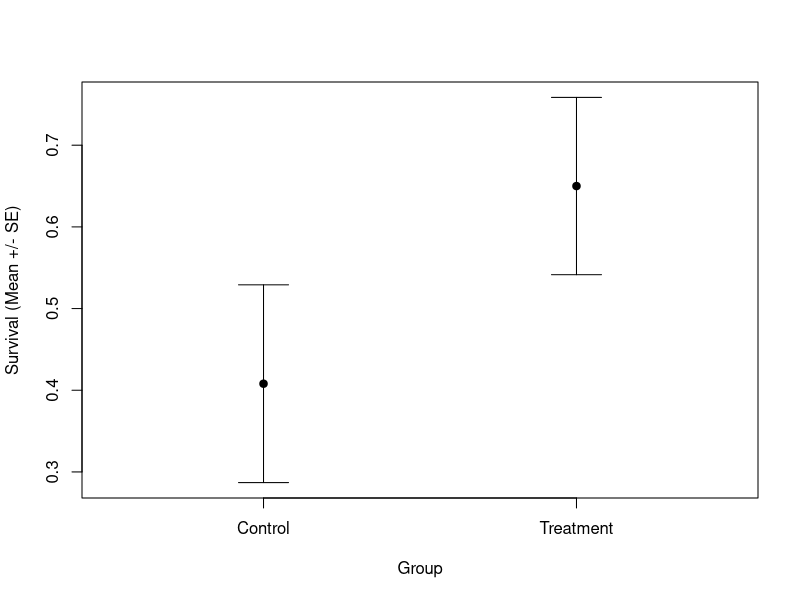
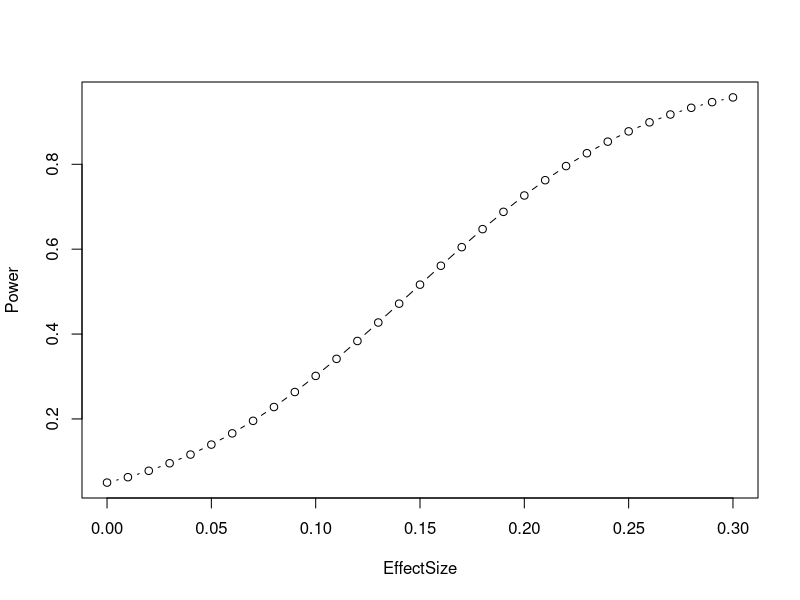
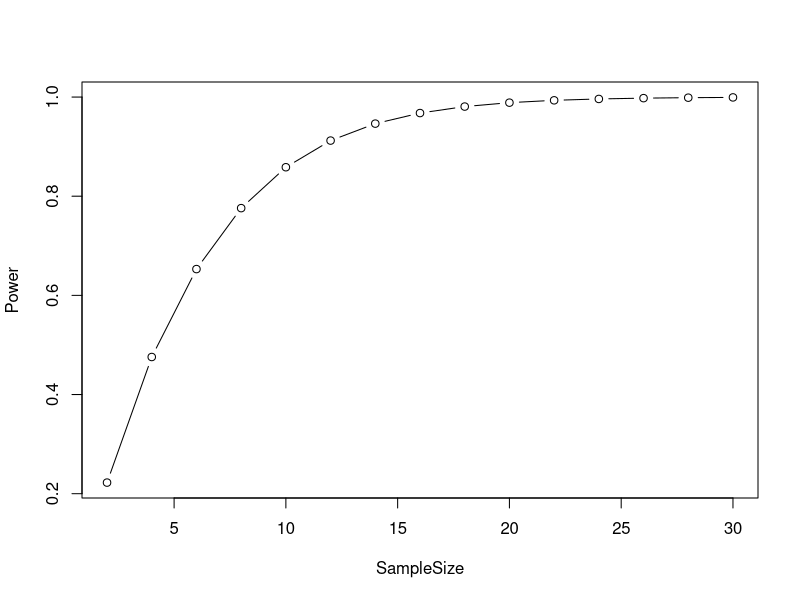
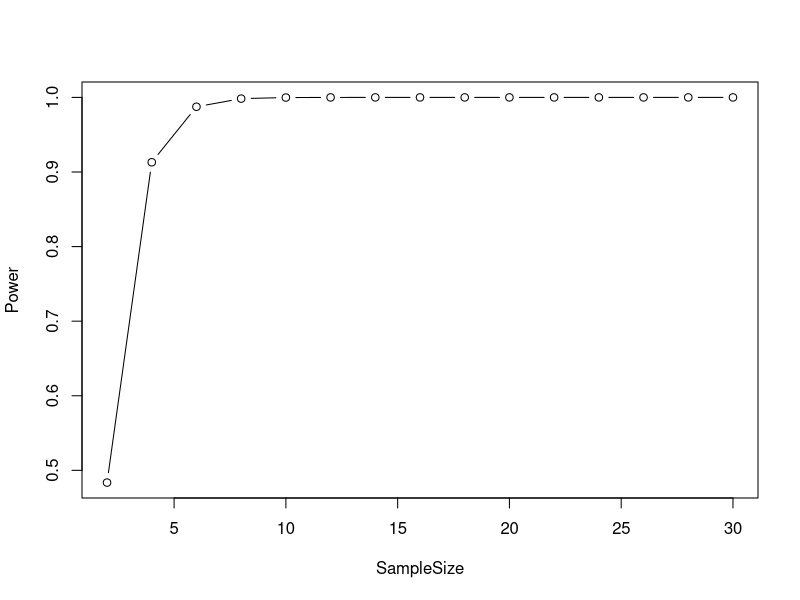

These charts were generated, in order, by the following R code:
##Practical 3: Introduction to hypothesis testing

##3.3 Estimating the test statistic
## Enter the data from Team A
ControlA <- c(0.2, 0.4, 0.5, 0.38, 0.6, 0.2, 0.8, 0.4, 0.4, 0.2)
TreatmentA <- c(0.6, 0.8, 0.7, 0.8, 0.7, 0.6, 0.3, 0.6, 0.5, 0.9)
teamA <- cbind.data.frame(ControlA, TreatmentA)

## Enter the data from Team B
ControlB <- c(0.3, 0.6, 0.2)
TreatmentB <- c(0.99, 0.7, 0.6)
teamB <- cbind.data.frame(ControlB, TreatmentB)

EffectA <- mean(teamA$TreatmentA) - mean(teamA$ControlA)  
## Difference in control and treatment means for team A

EffectB <- mean(teamB$TreatmentB) - mean(teamB$ControlB)   
## Difference in control and treatment means for team B

#The value of the test statistic (t) depends not only on this difference in mean, but also on the standard error.
#The standard error (SE) tells us how confident we are in the estimate of the parameter.

{
  teamA.mean <- apply(teamA, 2, mean) ## First, calculate the mean of each variable (treatment vs control)
  teamA.sd <- apply(teamA, 2, sd) ## Then calculate the standard deviation of each variable
  teamA.n<-nrow(teamA) ## calculate the sample size for teamA (number of rows)
  teamA.se <- teamA.sd/(sqrt(teamA.n)) ## Calculate the se by dividing the sd by the square root of the sample size 
  ## Note that there is no inbuilt R function to calculate SE. 
  
  
  ## There is no inbuilt function we can call to plot mean +/- SE, so we need to write it out
  n.se <- 2 ## height of error bars (as number of standard errors) - you can change this! See how far apart the means are.
  
  ## Set up plot initially without any points or lines (type = "n") to define x and y axis limits. 
  ## We will create custom x axis ticks (xaxt="n").
  plot(x = c(0.5, 2.5),  ## The values along to the x-axis
       y = range(c(teamA.mean + n.se * teamA.se, teamA.mean - n.se * teamA.se)), ## The values along to the y-axis
       type = "n",     ## Do not plot any points or lines
       xlab = "Group", ## x-axis label
       ylab = "Survival (Mean +/- SE)",  ## y-axis label
       xaxt = "n") ## x-axis tick mark labels
  
  ## Add x-axis ticks and their labels
  axis(1, 1:2, labels = c("Control", "Treatment"))
  
  # Plot the means on the plot
  points(1:2, teamA.mean, pch = 19)
  
  ## Add error bars as "arrows" with heads at each end (code=3) and flat ends (angle=90) 
  for(i in 1:2){
    arrows(x0 = i, ## The x value for the ith error bar
           y0 = teamA.mean[i] + n.se * teamA.se[i],  ## The upper value for the ith error bar
           y1 = teamA.mean[i] - n.se * teamA.se[i],  ## The lower value for the ith error bar
           angle = 90,
           code = 3)
  }
}

##3.4. One sample t-test
t.stat <- (EffectA)/teamA.se[2]  ## Convert mean of the treatment group to "t-statistic"
t.stat                           ## Look at the value of the t-statistic?
t.test(TreatmentA, mu = mean(ControlA))  ## Use R's inbuilt function to implement this one-sample t-test. 
## Here, "mu" is a fixed point against which we test whether the observed TreatmentA mean is the same.

##3.5. Two sample t-test

seJoint <- sqrt(teamA.se[2]^2 + teamA.se[1]^2 )  ## Standard error of the difference between the two means
Tval <- (EffectA)/seJoint     ## Convert difference of means to "T"
Tval                          ## Look at the value of T
t.test(TreatmentA, ControlA)  ## Same thing using R's generic "t.test" program


##3.8. The power of the t-test

power.t.test(                               ## Calculate Power of T-test, and output the variable set "NULL"
  n = length(TreatmentA),                     ## Sample size of each group
  delta = mean(TreatmentA) - mean(ControlA),  ## Difference between the means (effect size)
  sd = sd(ControlA) ,                         ## Set a common standard deviation
  sig.level = 0.05,                           ## Set a Type I error rate
  power = NULL,                               ## Set the statistical power (1 - Type II error rate)
  type = "two.sample",                        ## Request a T-test comparing means of two groups
  alternative = "one.sided"                   ## Alternative to null hypothesis is Treatment > Control
)
#Given an effect size of 0.242, and a sample size of 10 per group, the probability of correctly rejecting 
#the null hypothesis is 0.8584562.


power.t.test(                               ## Calculate Power of T-test, and output the variable set "NULL"
  n = length(TreatmentB),                     ## Sample size of each group
  delta = mean(TreatmentB) - mean(ControlB),  ## Difference between the means (effect size)
  sd = sd(ControlA) ,                         ## Set a common standard deviation
  sig.level = 0.05,                           ## Set a Type I error rate
  power = NULL,                               ## Set the statistical power (1 - Type II error rate)
  type = "two.sample",                        ## Request a T-test comparing means of two groups
  alternative = "one.sided"                   ## Alternative to null hypothesis is Treatment > Control
)

#Effect Size to Power
EffectSize <- seq(0.0, 0.3, 0.01)     ## Set various effects sizes
Power <- vector()                     ## Request space to hold the power estimates
length(Power) = length(EffectSize)    ## Allocate space to hold the power estimates
for(i in 1:length(EffectSize)){       ## Loop through the effect sizes
  Power[i] <- power.t.test(             ## Record the output at the "ith" place in "Power"
    n = 10,                               ## Set the sample size of each group
    delta = EffectSize[i],                ## Difference between the means (effect size)
    sd = sd(ControlA) ,                   ## Set a common standard deviation
    sig.level = 0.05,                     ## Set a Type I error rate
    power = NULL,                         ## Set the statistical power (1 - Type II error rate)
    type = "two.sample",                  ## Request a T-test comparing means of two groups
    alternative = "one.sided")$power      ## Alternative to null hypothesis is Treatment > Control
}                                     ## Output the element called "power", then re-loop
plot(EffectSize, Power, type = "b")   ## Graph power against effect size

#Sample Size to Power
SampleSize <- seq(2, 30, 2)                 ## Set various ssmple sizes
Power <- vector()                           ## Request space to hold the power estimates
length(Power) = length(SampleSize)          ## Allocate space to hold the power estimates
for(i in 1:length(SampleSize) ){            ## Loop through the sample sizes
  Power[i] <- power.t.test(                   ## Record the output at the "ith" place in "Power"
    n = SampleSize[i],                          ## Set the sample size of each group
    delta = mean(TreatmentA) - mean(ControlA),  ## Difference between the two means
    sd = sd(ControlA) ,                         ## Set a common standard deviation
    sig.level = 0.05,                           ## Set a Type I error rate
    power = NULL,                               ## Set the statistical power (1 - Type II error rate)
    type = "two.sample",                        ## Request a T-test comparing means of two groups
    alternative = "one.sided")$power            ## Alternative to null hypothesis is Treatment > Control
}                                           ## Output the element called "power", then re-loop
plot(SampleSize, Power, type = "b")         ## Graph power against sample size

#If Team A found an effect size of 0.463 (the effect size Team B found), 
#what sample size per group should leave Team A confident of not making a Type II error??
#change delta to 0.463
SampleSize <- seq(2, 30, 2)                 ## Set various ssmple sizes
Power <- vector()                           ## Request space to hold the power estimates
length(Power) = length(SampleSize)          ## Allocate space to hold the power estimates
for(i in 1:length(SampleSize) ){            ## Loop through the sample sizes
  Power[i] <- power.t.test(                   ## Record the output at the "ith" place in "Power"
    n = SampleSize[i],                          ## Set the sample size of each group
    delta = 0.463,  ## Difference between the two means
    sd = sd(ControlA) ,                         ## Set a common standard deviation
    sig.level = 0.05,                           ## Set a Type I error rate
    power = NULL,                               ## Set the statistical power (1 - Type II error rate)
    type = "two.sample",                        ## Request a T-test comparing means of two groups
    alternative = "one.sided")$power            ## Alternative to null hypothesis is Treatment > Control
}                                           ## Output the element called "power", then re-loop
plot(SampleSize, Power, type = "b")         ## Graph power against sample size


rm(list = ls()) 

